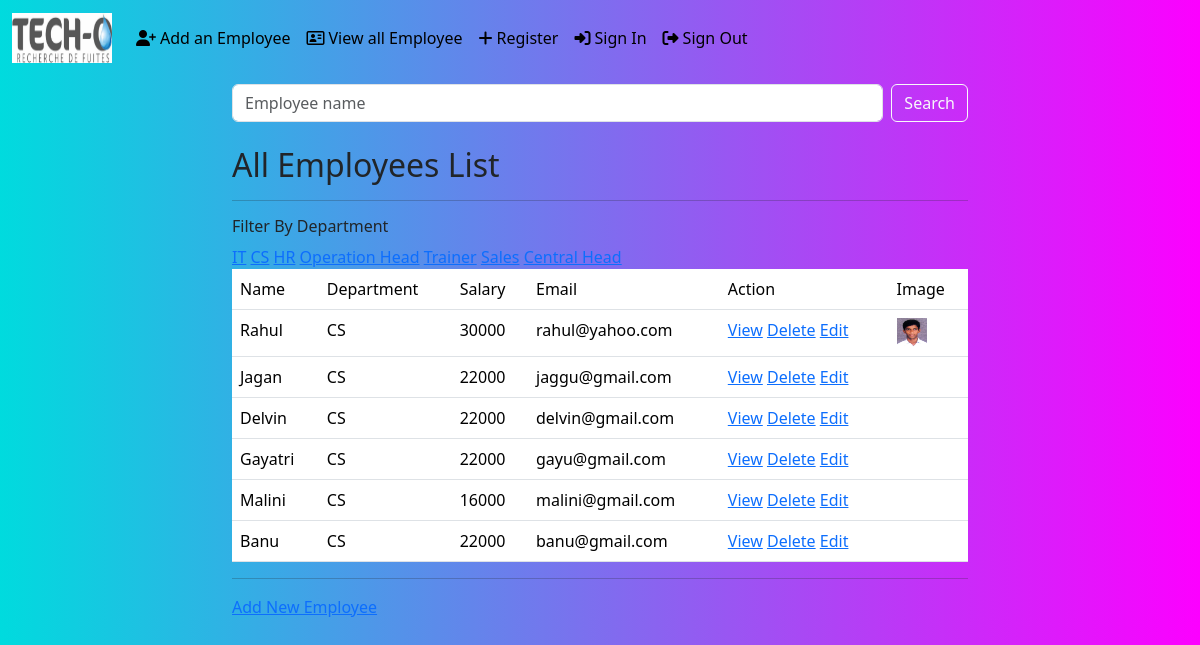
Page /employees/all/?department=CS (signed in) on the committed database.
### crm/models.py (models this page shows, shortened)
class Employees(models.Model):
    name=models.CharField(max_length=100)
    department=models.CharField(max_length=100) #for Charfield, max_length is needed
    salary=models.PositiveIntegerField()
    email=models.EmailField(unique=True)  #unique=True means same email cannot be used for other ids
    age=models.PositiveIntegerField()
    contact=models.CharField(null=True,max_length=10)
    image=models.ImageField(upload_to='images',null=True,blank=True) #null for database,blank=True for form,i.e. form will accept without picture
    date_of_birth=models.DateField(null=True,blank=True)

### crm/views.py (the view, shortened to what this page needs)
# urls.py: path('employees/all/',EmployeeListView.as_view(),name='all_employees'),
@method_decorator(signin_required,name='dispatch')
class EmployeeListView(View):
    def get(self,request,*args,**kwargs):
        qs=Employees.objects.all()
        departments=Employees.objects.all().values_list('department',flat=True).distinct()
        if 'department' in request.GET:
            dept=request.GET.get('department')
            qs=qs.filter(department__iexact=dept) #__iexact will ignore all uppercase and lowercases ,ormquiery
        return render(request,'all_empolyees.html',{'data':qs,'departments':departments})

### crm/views.py (called while the page is built)
def signin_required(fn): #fn=get or post
    def wrapper(request,*args,**kwargs):
        if not request.user.is_authenticated:  #not works opposite, true become false, false become true
            messages.error(request,'Invalid session,please sign in')
            return redirect('signin')
        else:
            return fn(request,*args,**kwargs)  #fn=get/post
    return wrapper

### crm/templates/all_empolyees.html (shortened to what this page needs)
{%extends 'base.html'%}
{%block body_block%}
<div class="container">
    <div class="row">
        <div class="col-2"></div>
        <div class="col-8 mb-4">
             <form action="" method="post">
                <div class="d-flex mt-2">
                    <input type="text" name="box" placeholder="Employee name" class="form-control me-2" >
                    <button type="submit" class="btn btn-outline-light">Search</button>
                </div>
             </form>
        </div>
        <div class="col-2"></div>
    </div>
</div>
<div class="container">
    <div class="row">
        <div class="col-lg-2 col-12">
        </div>
        <div class="col-lg-8 col-12 ">
            <h2>All Employees List</h2>
            <hr>
            <h6>Filter By Department</h6>
            <div>
                {%for dep in departments%}
                    <a href="{%url 'all_employees'%}?department={{dep}}">{{dep}}</a>
                {%endfor%}
            </div>
              <div>
                <table class="table">
                    <tr>
                        <td>Name</td>
                        <td>Department</td>
                        <td>Salary</td>
                        <td>Email</td>
                        <td>Action</td>
                        <td>Image</td>
                    </tr>
                    {%for emp in data%}
                    <tr>
                        <td>{{emp.name}}</td>
                        <td>{{emp.department}}</td>
                        <td>{{emp.salary}}</td>
                        <td>{{emp.email}}</td>
                        <td>
                            <a href="{%url 'emp_details' emp.id%}">View</a>
                            <a href="{%url 'emp_delete' emp.id%}">Delete</a>
                            <a href="{%url 'emp_change' emp.id%}">Edit</a>
                        </td>
                        <td>
                            {%if emp.image%}
                                 <img src="{{emp.image.url}}" alt="" style="width: 30px;height: 30px;">
                            {%endif%}
                        </td>
                    </tr>
                    {%endfor%}
                </table>
                <hr>
                <div><a href="{%url 'emp_add'%}">Add New Employee</a></div>
              </div>
        </div>
        <div class="col-lg-2 col-12"></div>
    </div>
</div>
{%endblock%}

### crm/templates/base.html (style rules this page uses)
body { background-color: #00DBDE; background-image: linear-gradient(90deg, #00DBDE 0%, #FC00FF 100%); }

### rows in the picture
Employees: name "Rahul", department "CS", salary "30000", email "rahul@yahoo.com", image (picture)
Employees: name "Jagan", department "CS", salary "22000", email "jaggu@gmail.com"
Employees: name "Delvin", department "CS", salary "22000", email "delvin@gmail.com"
Employees: name "Gayatri", department "CS", salary "22000", email "gayu@gmail.com"
Employees: name "Malini", department "CS", salary "16000", email "malini@gmail.com"
Employees: name "Banu", department "CS", salary "22000", email "banu@gmail.com"

### other values in the picture
{{ dep }} "IT" "CS" "HR" "Operation Head" "Trainer" "Sales" "Central Head"
